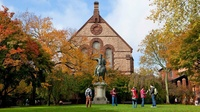
#> input picture data/brown.jpeg, 200 x 112 px, shrunk from 1000 x 562 before the run
$ python main.py ../data/brown.jpeg   (older library calls are emulated)
#> lines starting #> are read from the running program, lines starting #| are printed output that depends on the picture
#> in main, in_img is the input picture: shape (112, 200, 3); mean B, G, R 89.2, 114.9, 125.5
### code/run.py
import numpy as np
from tqdm import tqdm
from paint import generate_stroke_sizes, paint, stroke_list
from skimage import transform
import cv2
import matplotlib.pyplot as plt


def paint_image(img, mask, options):
    length, radius = options.length, options.radius

    out = np.full(img.shape, 255)
    diameter = 2 * radius + 1

    stroke_centers = stroke_list(img.shape, radius)

    step_size, strokes = generate_stroke_sizes(mask, length, radius)

    options.quiet = False
    return paint(
        img, out, stroke_centers, strokes, step_size, length, diameter, options
    )


# expects points to be in shape (n, 2)
# [218 lines left out: functions get_spaced_centers, paint_video, paint_video_naive, not called in this run]

### code/paint.py
import cv2
import numpy as np
from scipy import interpolate
from skimage import transform
from tqdm import tqdm
import matplotlib.pyplot as plt


def stroke_list(shape, radius):
    h, w, _ = shape
    diameter = 2 * radius + 1

    x_range = np.linspace(diameter, w - diameter - 1, (w - 2 * diameter - 1) // radius)
    y_range = np.linspace(diameter, h - diameter - 1, (h - 2 * diameter - 1) // radius)

    x_grid, y_grid = np.meshgrid(x_range, y_range)

    coordinates = np.stack((x_grid, y_grid), axis=-1).reshape((-1, 2)).astype(np.int32)
    np.random.shuffle(coordinates)

    return coordinates


def generate_stroke_sizes(mask, length, radius):
#> called with length = 20, radius = 4
    strokes = {}
    step_size = 1
    diameter = 2 * radius + 1

    if mask is not None:
        resized = transform.rescale(mask, diameter / mask.shape[0])

    if length > 20:
        step_size = length / 20

    size = step_size
    while size <= length:
        stroke_len = int(size)
        if mask is not None:
            strokes[stroke_len] = np.hstack(
                (resized[:, : radius + stroke_len], resized[:, -radius:])
            )
        else:
            strokes[stroke_len] = np.ones((diameter, stroke_len + diameter))

        size += step_size

    return step_size, strokes


def get_canny_edges(img, diameter, clip):
    if clip:
        img_gray = cv2.GaussianBlur(cv2.cvtColor(img, cv2.COLOR_RGB2GRAY), (5, 5), 5)
        # https://stackoverflow.com/questions/21324950/how-can-i-select-the-best-set-of-parameters-in-the-canny-edge-detection-algorith
        high, _ = cv2.threshold(img_gray, 0, 255, cv2.THRESH_BINARY + cv2.THRESH_OTSU)
        low = 0.5 * high
        edges = cv2.Canny(img_gray, low, high)

    else:
        edges = np.zeros((img.shape[0], img.shape[1]))

    edges[diameter, :] = 255
    edges[-diameter, :] = 255
    edges[:, diameter] = 255
    edges[:, -diameter] = 255
    return edges


def dist_to_edge(center, length, direction, edges):
    line_x = np.arange(0, length) - length // 2
    line_y = line_x * np.sin(np.radians(direction))
    line_x = np.int32(line_x + center[0])
    line_y = np.int32(line_y + center[1])
    valid_coords = (
        (line_x >= 0)
        & (line_x < edges.shape[1])
        & (line_y >= 0)
        & (line_y < edges.shape[0])
    )

    line_x = line_x[valid_coords]
    line_y = line_y[valid_coords]

    hit_idx = np.argwhere(edges[line_y, line_x] > 0)
    hit_edges = np.concatenate((line_x[hit_idx], line_y[hit_idx]), axis=1)

    if hit_edges.shape[0] > 0:
        return np.sqrt(
            np.min(
                np.sum(
                    np.square(hit_edges - center),
                    axis=-1,
                )
            )
        )
    return -1


def gradient_directions(img, interp):
#> called with interp = True
    img_gray = cv2.GaussianBlur(cv2.cvtColor(img, cv2.COLOR_RGB2GRAY), (11, 11), 11)
    gx = cv2.GaussianBlur(cv2.Scharr(img_gray, cv2.CV_32F, dx=1, dy=0), (5, 5), 5)
    gy = cv2.GaussianBlur(cv2.Scharr(img_gray, cv2.CV_32F, dx=0, dy=1), (5, 5), 5)

    if interp:
        threshold = max(np.mean(np.abs(gx)), np.mean(np.abs(gy)))
#> threshold = 75.85

        gx[np.abs(gx) < threshold] = 0
        gy[np.abs(gy) < threshold] = 0
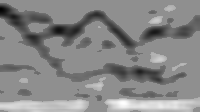
#> gy: shape (112, 200) float32; min -387.5, max 301.3, mean -22.2; drawn with min black and max white

        x_important = np.nonzero(gx)
#> x_important = 6116 positions, rows 0 to 105, columns 2 to 199
        y_important = np.nonzero(gy)
#> y_important = 8717 positions, rows 3 to 111, columns 0 to 199

        x_needed = np.nonzero(gx == 0)
#> x_needed = 16284 positions, rows 0 to 111, columns 0 to 199
        y_needed = np.nonzero(gy == 0)
#> y_needed = 13683 positions, rows 0 to 111, columns 0 to 199

        x_vals = gx[x_important]
#> x_vals = 6116 values, max 407.1 at index 1056, min -373 at index 875, mean 6.8
        y_vals = gy[y_important]
#> y_vals = 8717 values, max 301.3 at index 7261, min -387.5 at index 106, mean -57.17

        x_interp = interpolate.griddata(
            x_important,
            x_vals,
            x_needed,
            method="linear",
            fill_value=0,
        )
#> x_interp = 16284 values, max 107.3 at index 8105, min -114.6 at index 8414, mean 12.59
        y_interp = interpolate.griddata(
            y_important,
            y_vals,
            y_needed,
            method="linear",
            fill_value=0,
        )
#> y_interp = 13683 values, max 109.2 at index 13124, min -127.8 at index 2907, mean -37.47

        gx[x_needed] = x_interp
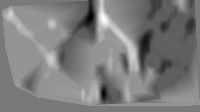
#> gx: shape (112, 200) float32; min -373, max 407.1, mean 11; drawn with min black and max white
        gy[y_needed] = y_interp

    directions = np.degrees(np.arctan2(gx, gy))
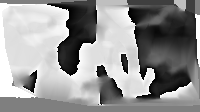
#> directions: shape (112, 200) float32; min -179.9, max 180, mean 29.2; drawn with min black and max white

    return directions


def paint(img, out, stroke_centers, strokes, step_size, length, diameter, options):
    blurred = cv2.GaussianBlur(img, (5, 5), 5)

    if options.orient:
        directions = gradient_directions(img, options.interp)

    edges = get_canny_edges(img, diameter, options.clip)
#> in get_canny_edges, `img_gray = cv2.GaussianBlur(cv2.cvtColor(img, cv2.COLOR_RGB2GRAY), (5,..`:
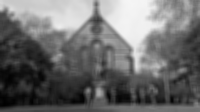
#> img_gray: shape (112, 200); min 1, max 245, mean 108.4
#> in get_canny_edges, `high, _ = cv2.threshold(img_gray, 0, 255, cv2.THRESH_BINARY + cv2.THRE..`: high = 128
#> in get_canny_edges, `low = 0.5 * high`: low = 64
#> in get_canny_edges, `edges = cv2.Canny(img_gray, low, high)`:
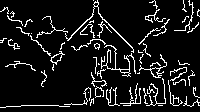
#> edges: shape (112, 200); 9.7% white in thin lines or dots
#> in get_canny_edges, `edges[-diameter, :] = 255`: edges: shape (112, 200); 11.2% white in thin lines or dots
#> in get_canny_edges, `edges[:, diameter] = 255`: edges: shape (112, 200); 11.7% white in thin lines or dots
#> in get_canny_edges, `edges[:, -diameter] = 255`:
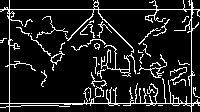
#> edges: shape (112, 200); 12.1% white in thin lines or dots

    enumerable = stroke_centers
    if not options.quiet:
        enumerable = tqdm(stroke_centers)
    for i, center in enumerate(enumerable):
        if (
            center[0] < diameter
            or center[1] < diameter
            or center[0] > img.shape[1] - diameter
            or center[1] > img.shape[0] - diameter
        ):
            continue

        direction = options.angle
        if options.orient:
            direction = directions[center[1], center[0]]
        if options.perturb:
            direction += int(30 * np.random.rand()) - 15

        stroke_len = length
        closest_edge_dist = dist_to_edge(center, length, direction, edges)
        if closest_edge_dist > -1:
            if closest_edge_dist < step_size:
                stroke_len = int(step_size)
            else:
                stroke_len = int(int(closest_edge_dist / step_size) * step_size)

        rotated_stroke = transform.rotate(strokes[stroke_len], direction, True)

        height, width = rotated_stroke.shape
        mask_left = center[0] - width // 2
        mask_top = center[1] - height // 2
        mask_right = mask_left + width
        mask_bottom = mask_top + height

        if (
            mask_left < 0
            or mask_right >= img.shape[1]
            or mask_top < 0
            or mask_bottom >= img.shape[0]
        ):
            continue

        rotated_stroke = np.atleast_3d(rotated_stroke)

        color = blurred[center[1], center[0]]

        if options.perturb:
            color = np.clip(color + (20 * np.random.rand() - 10), 0, 255)

        out[mask_top:mask_bottom, mask_left:mask_right] = (
            rotated_stroke * color
            + (1 - rotated_stroke) * out[mask_top:mask_bottom, mask_left:mask_right]
        )

        if options.view and i % 1000 == 0:
            cv2.imshow("painting", np.clip(out, 0, 255).astype(np.uint8))
            cv2.waitKey(1)
#> this loop made 1035 passes
#> (hit_idx in dist_to_edge, hit_edges in dist_to_edge, closest_edge_dist, color) on passes 1, 4, 7, 9, 11, 13, 14: ([1], [[53, 69]], 9.06, [38.41, 99.41, 145.4]), ([6], [[9, 34]], 5.66, [27.42, 77.42, 99.42]), ([6, 7, 9], [[42, 32], [43, 32], [45, 33]], 1.41, [74.85, 129.8, 186.8]), ([15], [[157, 20]], 7.07, [236, 230, 231]), ([18, 19], [[140, 9], [141, 9]], 8.94, [244.9, 239.9, 232.9]), ([2], [[9, 36]], 10, [33.18, 73.18, 88.18]), ([0, 8, 13], [[151, 72], [159, 64], [164, 60]], 2.24, [136.4, 145.4, 130.4])
#> (hit_idx in dist_to_edge, hit_edges in dist_to_edge, closest_edge_dist, color) on passes 2, 3, 12, 15, 21, 27: ([9, 11, 12, 16], [[9, 38], [11, 39], [12, 40], [16, 43]], 0, [14.77, 58.77, 71.77]), ([5, 10], [[164, 89], [169, 89]], 0, [42, 76, 91]), ([6, 10, 11], [[9, 6], [13, 9], [14, 9]], 0, [241.7, 209.7, 181.7]), ([1, 5, 10, 17], [[86, 89], [90, 92], [95, 97], [102, 103]], 0, [91.54, 108.5, 118.5]), ([10, 11], [[120, 9], [121, 9]], 0, [254.6, 244.6, 234.6]), ([9, 10], [[82, 9], [83, 9]], 0, [239.6, 206.6, 177.6])
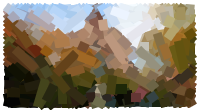
#> out: shape (112, 200, 3) int64; mean B, G, R 106.5, 126.9, 138.9

    return np.clip(out, 0, 255).astype(np.uint8)

### code/main.py
import argparse
import os
import sys

import cv2
from run import paint_image, paint_video, paint_video_naive


def main(args):
    in_path = args.input

    if not os.path.exists(in_path):
        print("input img", in_path, "does not exist")
        sys.exit(1)

    video = in_path.endswith(".mp4") or in_path.endswith(".mov")

    mask = args.mask
    if mask is not None:
        if not os.path.exists(mask):
            print("brush mask", mask, "does not exist")
            sys.exit(1)

        mask = cv2.imread(mask, cv2.IMREAD_GRAYSCALE)

    in_name = os.path.splitext(os.path.basename(in_path))[0]
    mask_name = (
        os.path.splitext(os.path.basename(args.mask))[0] if args.mask else "square"
    )

    print("Rendering", in_name)

    config = f"{'p' if args.perturb else ''}{'c' if args.clip else ''}{'o' if args.orient else ''}{'i' if args.interp else ''}{'f' if args.flow and video else ''}"
    angle = "" if args.orient else f"_a{args.angle}"
    out_name = f"{in_name}_{mask_name}_l{args.length}_r{args.radius}{angle}{f'_{config}' if config != '' else ''}"

    if not os.path.isdir("../results"):
        os.mkdir("../results")

    if not video:
        in_img = cv2.imread(in_path)
        out_img = paint_image(in_img, mask, args)

        out_name += ".png"
        cv2.imwrite(
            os.path.join("../results", out_name),
            out_img,
        )
    else:
        out_name += ".mp4"
        out_path = os.path.join("../results", out_name)

        if args.flow:
            paint_video(in_path, out_path, mask, args)
        else:
            paint_video_naive(in_path, out_path, mask, args)

    print("Wrote output to", out_name)


if __name__ == "__main__":
    parser = argparse.ArgumentParser()
    parser.add_argument("input", help="Input img/video filepath")
    parser.add_argument("-m", "--mask", help="Brush mask filepath")
    parser.add_argument(
        "-l", "--length", type=int, default=20, help="Brush stroke length (int)"
    )
    parser.add_argument(
        "-r", "--radius", type=int, default=4, help="Brush radius (int)"
    )
    parser.add_argument("-a", "--angle", type=int, default=30, help="Brush angle (int)")
    parser.add_argument(
        "-p",
        "--perturb",
        action="store_false",
        help="Don't randomly perturb stroke colors and angles",
    )
    parser.add_argument(
        "-c", "--clip", action="store_false", help="Don't clip strokes at edges"
    )
    parser.add_argument(
        "-o",
        "--orient",
        action="store_false",
        help="Don't orient strokes based on gradients",
    )
    parser.add_argument(
        "-i",
        "--interp",
        action="store_false",
        help="Don't interpolate stroke gradient directions",
    )
    parser.add_argument(
        "-v",
        "--view",
        action="store_true",
        help="Show view of stroke placement in real time",
    )
    parser.add_argument(
        "-f",
        "--flow",
        action="store_false",
        help="Don't use optical flow to optimize painting video frames",
    )

    args = parser.parse_args()
    main(args)

$ run again, on data/egypt.jpeg
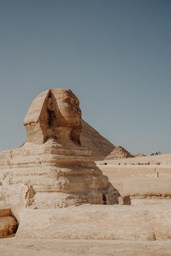
#> input picture data/egypt.jpeg, 171 x 256 px, shrunk from 853 x 1280 before the run
#> in main, in_img is the input picture: shape (256, 171, 3); mean B, G, R 128.8, 135.5, 140.4
#> threshold = 34.32
#> x_important = 8164 positions, rows 86 to 255, columns 0 to 164
#> y_important = 10874 positions, rows 83 to 252, columns 0 to 170
#> x_needed = 35612 positions, rows 0 to 255, columns 0 to 170
#> y_needed = 32902 positions, rows 0 to 255, columns 0 to 170
#> x_vals = 8164 values, max 367.2 at index 7743, min -348.3 at index 974, mean 7.18
#> y_vals = 10874 values, max 308.1 at index 8068, min -274.6 at index 8525, mean 3.72
#> high = 125
#> low = 62.5
#> in get_canny_edges, `edges[:, -diameter] = 255`:
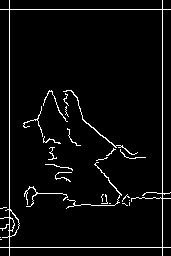
#> edges: shape (256, 171); 4.2% white in thin lines or dots
#> the loop in paint, `for i, center in enumerate(enumerable):` made 2242 passes
#> (hit_idx in dist_to_edge, hit_edges in dist_to_edge, closest_edge_dist, color) on passes 5, 13, 22, 24, 26: ([6], [[9, 13]], 4, [133.6, 119.6, 101.6]), ([16], [[162, 109]], 6.32, [157.9, 150.9, 135.9]), ([6], [[78, 103]], 5.66, [157.1, 153.1, 145.1]), ([1, 8], [[28, 188], [35, 194]], 2.83, [168.8, 184.8, 199.8]), ([5, 6, 13], [[8, 224], [9, 225], [16, 231]], 3.61, [30.37, 48.37, 80.37])
#> after the loop in paint, `for i, center in enumerate(enumerable):`:
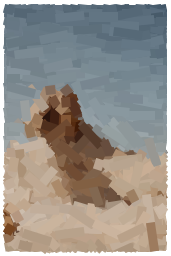
#> out: shape (256, 171, 3) int64; mean B, G, R 139.6, 145.8, 150.5

$ run again, on data/flower.jpeg
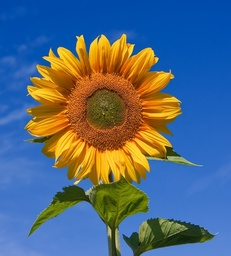
#> input picture data/flower.jpeg, 231 x 256 px, shrunk from 578 x 640 before the run
#> in main, in_img is the input picture: shape (256, 231, 3); mean B, G, R 127.1, 105.7, 84
#> threshold = 43.11
#> x_important = 15102 positions, rows 32 to 255, columns 23 to 219
#> y_important = 18444 positions, rows 27 to 255, columns 0 to 217
#> x_needed = 44034 positions, rows 0 to 255, columns 0 to 230
#> y_needed = 40692 positions, rows 0 to 255, columns 0 to 230
#> x_vals = 15102 values, max 320.8 at index 15069, min -317.5 at index 15059, mean -0.989
#> y_vals = 18444 values, max 372 at index 17637, min -297.4 at index 12450, mean 8.73
#> high = 109
#> low = 54.5
#> in get_canny_edges, `edges[:, -diameter] = 255`:
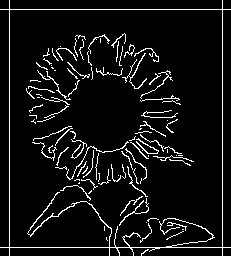
#> edges: shape (256, 231); 6.9% white in thin lines or dots
#> the loop in paint, `for i, center in enumerate(enumerable):` made 3127 passes
#> (hit_idx in dist_to_edge, hit_edges in dist_to_edge, closest_edge_dist, color) on passes 2, 3, 7, 8, 9: ([9, 13], [[52, 48], [56, 51]], 1.41, [142.9, 88.86, 34.86]), ([19], [[115, 41]], 9.85, [18.79, 178.8, 247.8]), ([16], [[222, 52]], 6.08, [184, 88.98, 8.98]), ([3], [[124, 145]], 9.9, [32.9, 169.9, 227.9]), ([19], [[99, 216]], 10.3, [212.1, 134.1, 84.06])
#> after the loop in paint, `for i, center in enumerate(enumerable):`:
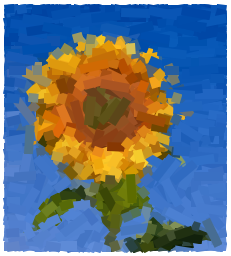
#> out: shape (256, 231, 3) int64; mean B, G, R 132.1, 115.5, 97.6
